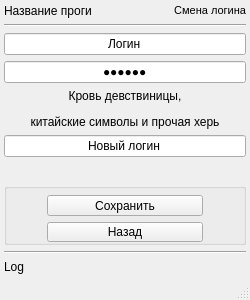
<?xml version="1.0" encoding="UTF-8"?>
<ui version="4.0">
 <class>replace_login_window</class>
 <widget class="QMainWindow" name="replace_login_window">
  <property name="enabled">
   <bool>true</bool>
  </property>
  <property name="geometry">
   <rect>
    <x>0</x>
    <y>0</y>
    <width>250</width>
    <height>300</height>
   </rect>
  </property>
  <property name="sizePolicy">
   <sizepolicy hsizetype="Fixed" vsizetype="Fixed">
    <horstretch>0</horstretch>
    <verstretch>0</verstretch>
   </sizepolicy>
  </property>
  <property name="minimumSize">
   <size>
    <width>250</width>
    <height>300</height>
   </size>
  </property>
  <property name="maximumSize">
   <size>
    <width>250</width>
    <height>300</height>
   </size>
  </property>
  <property name="sizeIncrement">
   <size>
    <width>0</width>
    <height>0</height>
   </size>
  </property>
  <property name="tabletTracking">
   <bool>false</bool>
  </property>
  <property name="contextMenuPolicy">
   <enum>Qt::DefaultContextMenu</enum>
  </property>
  <property name="acceptDrops">
   <bool>false</bool>
  </property>
  <property name="windowTitle">
   <string>PMS Смена логина</string>
  </property>
  <property name="layoutDirection">
   <enum>Qt::LeftToRight</enum>
  </property>
  <property name="toolButtonStyle">
   <enum>Qt::ToolButtonIconOnly</enum>
  </property>
  <property name="tabShape">
   <enum>QTabWidget::Rounded</enum>
  </property>
  <property name="dockOptions">
   <set>QMainWindow::AllowTabbedDocks|QMainWindow::AnimatedDocks</set>
  </property>
  <widget class="QWidget" name="centralwidget">
   <layout class="QGridLayout" name="gridLayout" rowstretch="0,0,0,0,0,0,0,0,0,0,0,0,0,0" columnstretch="0,0">
    <property name="leftMargin">
     <number>4</number>
    </property>
    <property name="topMargin">
     <number>4</number>
    </property>
    <property name="rightMargin">
     <number>4</number>
    </property>
    <property name="bottomMargin">
     <number>4</number>
    </property>
    <property name="horizontalSpacing">
     <number>10</number>
    </property>
    <item row="13" column="0" colspan="2">
     <widget class="QLabel" name="label_log">
      <property name="enabled">
       <bool>true</bool>
      </property>
      <property name="text">
       <string>Log</string>
      </property>
     </widget>
    </item>
    <item row="3" column="0" colspan="2">
     <widget class="QLineEdit" name="input_oldlogin">
      <property name="sizePolicy">
       <sizepolicy hsizetype="Expanding" vsizetype="Fixed">
        <horstretch>0</horstretch>
        <verstretch>0</verstretch>
       </sizepolicy>
      </property>
      <property name="toolTip">
       <string>&lt;html&gt;&lt;head/&gt;&lt;body&gt;&lt;p&gt;&lt;br/&gt;&lt;/p&gt;&lt;/body&gt;&lt;/html&gt;</string>
      </property>
      <property name="styleSheet">
       <string notr="true"/>
      </property>
      <property name="text">
       <string>Логин</string>
      </property>
      <property name="maxLength">
       <number>100</number>
      </property>
      <property name="alignment">
       <set>Qt::AlignCenter</set>
      </property>
     </widget>
    </item>
    <item row="10" column="0" colspan="2">
     <spacer name="verticalSpacer">
      <property name="orientation">
       <enum>Qt::Vertical</enum>
      </property>
      <property name="sizeType">
       <enum>QSizePolicy::Fixed</enum>
      </property>
      <property name="sizeHint" stdset="0">
       <size>
        <width>20</width>
        <height>20</height>
       </size>
      </property>
     </spacer>
    </item>
    <item row="0" column="1">
     <widget class="QLabel" name="name_menu">
      <property name="sizePolicy">
       <sizepolicy hsizetype="Preferred" vsizetype="Fixed">
        <horstretch>0</horstretch>
        <verstretch>0</verstretch>
       </sizepolicy>
      </property>
      <property name="font">
       <font>
        <family>MS Shell Dlg 2</family>
        <pointsize>8</pointsize>
        <weight>9</weight>
        <italic>false</italic>
        <bold>false</bold>
       </font>
      </property>
      <property name="focusPolicy">
       <enum>Qt::NoFocus</enum>
      </property>
      <property name="layoutDirection">
       <enum>Qt::LeftToRight</enum>
      </property>
      <property name="autoFillBackground">
       <bool>false</bool>
      </property>
      <property name="styleSheet">
       <string notr="true">font: 75 8pt &quot;MS Shell Dlg 2&quot;;</string>
      </property>
      <property name="text">
       <string>Смена логина</string>
      </property>
      <property name="textFormat">
       <enum>Qt::AutoText</enum>
      </property>
      <property name="alignment">
       <set>Qt::AlignRight|Qt::AlignTrailing|Qt::AlignVCenter</set>
      </property>
     </widget>
    </item>
    <item row="8" column="0" colspan="2">
     <widget class="QLineEdit" name="input_newlogin">
      <property name="styleSheet">
       <string notr="true"/>
      </property>
      <property name="text">
       <string>Новый логин</string>
      </property>
      <property name="maxLength">
       <number>100</number>
      </property>
      <property name="echoMode">
       <enum>QLineEdit::Normal</enum>
      </property>
      <property name="alignment">
       <set>Qt::AlignCenter</set>
      </property>
     </widget>
    </item>
    <item row="0" column="0">
     <widget class="QLabel" name="name_program">
      <property name="sizePolicy">
       <sizepolicy hsizetype="Preferred" vsizetype="Fixed">
        <horstretch>0</horstretch>
        <verstretch>0</verstretch>
       </sizepolicy>
      </property>
      <property name="text">
       <string>Название проги</string>
      </property>
     </widget>
    </item>
    <item row="2" column="0" colspan="2">
     <widget class="Line" name="line">
      <property name="orientation">
       <enum>Qt::Horizontal</enum>
      </property>
     </widget>
    </item>
    <item row="7" column="0" colspan="2">
     <widget class="QLabel" name="message_newlogin">
      <property name="sizePolicy">
       <sizepolicy hsizetype="Preferred" vsizetype="Preferred">
        <horstretch>0</horstretch>
        <verstretch>0</verstretch>
       </sizepolicy>
      </property>
      <property name="maximumSize">
       <size>
        <width>16777215</width>
        <height>200</height>
       </size>
      </property>
      <property name="sizeIncrement">
       <size>
        <width>20</width>
        <height>20</height>
       </size>
      </property>
      <property name="baseSize">
       <size>
        <width>10</width>
        <height>20</height>
       </size>
      </property>
      <property name="layoutDirection">
       <enum>Qt::LeftToRight</enum>
      </property>
      <property name="text">
       <string>&lt;html&gt;&lt;head/&gt;&lt;body&gt;&lt;p align=&quot;center&quot;&gt;Кровь девствиницы,&lt;/p&gt;&lt;p align=&quot;center&quot;&gt;китайские символы и прочая херь&lt;/p&gt;&lt;/body&gt;&lt;/html&gt;</string>
      </property>
      <property name="textFormat">
       <enum>Qt::AutoText</enum>
      </property>
      <property name="scaledContents">
       <bool>false</bool>
      </property>
      <property name="alignment">
       <set>Qt::AlignCenter</set>
      </property>
     </widget>
    </item>
    <item row="4" column="0" colspan="2">
     <widget class="QLineEdit" name="input_pwd">
      <property name="text">
       <string>Пароль</string>
      </property>
      <property name="maxLength">
       <number>100</number>
      </property>
      <property name="echoMode">
       <enum>QLineEdit::Password</enum>
      </property>
      <property name="alignment">
       <set>Qt::AlignCenter</set>
      </property>
     </widget>
    </item>
    <item row="11" column="0" colspan="2">
     <widget class="QGroupBox" name="groupBox">
      <property name="enabled">
       <bool>true</bool>
      </property>
      <property name="sizePolicy">
       <sizepolicy hsizetype="Minimum" vsizetype="Fixed">
        <horstretch>0</horstretch>
        <verstretch>0</verstretch>
       </sizepolicy>
      </property>
      <property name="toolTipDuration">
       <number>-1</number>
      </property>
      <property name="autoFillBackground">
       <bool>false</bool>
      </property>
      <property name="title">
       <string/>
      </property>
      <property name="flat">
       <bool>true</bool>
      </property>
      <property name="checkable">
       <bool>false</bool>
      </property>
      <property name="checked">
       <bool>false</bool>
      </property>
      <layout class="QGridLayout" name="gridLayout_2">
       <property name="sizeConstraint">
        <enum>QLayout::SetMaximumSize</enum>
       </property>
       <property name="leftMargin">
        <number>0</number>
       </property>
       <property name="topMargin">
        <number>6</number>
       </property>
       <property name="rightMargin">
        <number>0</number>
       </property>
       <property name="bottomMargin">
        <number>0</number>
       </property>
       <property name="horizontalSpacing">
        <number>0</number>
       </property>
       <property name="verticalSpacing">
        <number>6</number>
       </property>
       <item row="0" column="1">
        <widget class="QPushButton" name="save_newlogin_button">
         <property name="sizePolicy">
          <sizepolicy hsizetype="Minimum" vsizetype="Fixed">
           <horstretch>100</horstretch>
           <verstretch>100</verstretch>
          </sizepolicy>
         </property>
         <property name="layoutDirection">
          <enum>Qt::LeftToRight</enum>
         </property>
         <property name="autoFillBackground">
          <bool>false</bool>
         </property>
         <property name="text">
          <string>Сохранить</string>
         </property>
         <property name="flat">
          <bool>false</bool>
         </property>
        </widget>
       </item>
       <item row="0" column="0">
        <spacer name="horizontalSpacer">
         <property name="orientation">
          <enum>Qt::Horizontal</enum>
         </property>
         <property name="sizeHint" stdset="0">
          <size>
           <width>40</width>
           <height>20</height>
          </size>
         </property>
        </spacer>
       </item>
       <item row="1" column="1">
        <widget class="QPushButton" name="back_main_button">
         <property name="text">
          <string>Назад</string>
         </property>
        </widget>
       </item>
       <item row="0" column="2">
        <spacer name="horizontalSpacer_2">
         <property name="orientation">
          <enum>Qt::Horizontal</enum>
         </property>
         <property name="sizeHint" stdset="0">
          <size>
           <width>40</width>
           <height>20</height>
          </size>
         </property>
        </spacer>
       </item>
      </layout>
     </widget>
    </item>
    <item row="12" column="0" colspan="2">
     <widget class="Line" name="line_2">
      <property name="orientation">
       <enum>Qt::Horizontal</enum>
      </property>
     </widget>
    </item>
   </layout>
  </widget>
  <widget class="QStatusBar" name="statusbar"/>
 </widget>
 <resources/>
 <connections/>
</ui>
